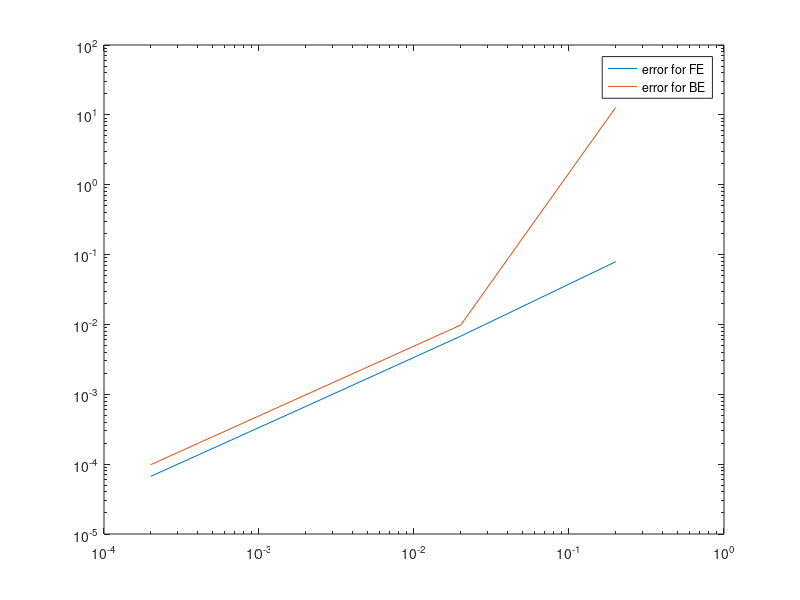

Here is the MATLAB script that generated this plot:
%time steps
h=[.2,.02,.002,.0002];

%initializing vectors
errf=0*h;
errk=0*h;
for j=1:length(h)
    
%change to 2 to see the difference in stability
t=0:h(j):1;

%value of coefficent function of y'=-(1+e^(t^2))y on time mesh
% ct=-(1+exp(t.^2));
ct=-(2+sin(t));

%initializing vectors
yforward=ones(1,length(t));
ybackward=ones(1,length(t));


for i=1:length(t)-1
    %forward euler code
    yforward(i+1)=yforward(i)+h(j)*ct(i)*yforward(i);
    %root finding method
    ytemp=yforward(i);
    for k=1:3
        ytemp=ytemp-(ytemp-ytemp*ct(i+1)*h(j)-ybackward(i))/(1+ct(i+1)*h(j));
    end
    %backward euler code
    ybackward(i+1)=ybackward(i)+h(j)*ct(i)*ytemp;
end

%error calculations
% errf(j)=norm(yforward-exp(-1/2*(pi)^.5*erfi(t)-t),inf);
% errk(j)=norm(ybackward-exp(-1/2*(pi)^.5*erfi(t)-t),inf);
errf(j)=norm(yforward-((1/exp(1))*exp(cos(t)-2*t)),inf);
errk(j)=norm(ybackward-((1/exp(1))*exp(cos(t)-2*t)),inf);

%y = (1/e)*exp^(cos(t)-2t)

hold off
loglog(h,errf)
hold on
loglog(h,errk)
legend('error for FE','error for BE')
end